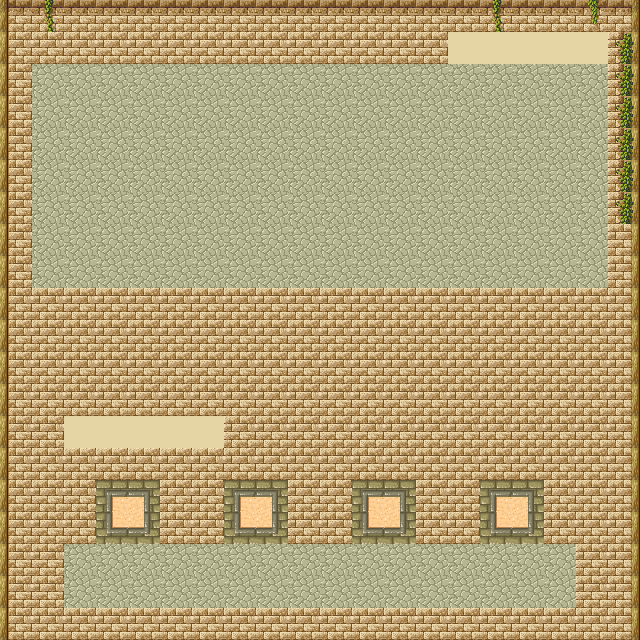

Tiled map render using the project's own tile images. Description and the map definition, with tile-layer contents summarised, below:
An orthogonal 20x20 tile map with 32x32 px tiles, 1 tile layer (Tile Layer 1), 2 tilesets.

<map version="1.0" orientation="orthogonal" renderorder="right-down" width="20" height="20" tilewidth="32" tileheight="32">
 <tileset firstgid="1" name="hyptosis_til-art-batch-2" tilewidth="32" tileheight="32">
  <image source="tilesets/hyptosis_til-art-batch-2.png" trans="ff00ff" width="960" height="960" />
 </tileset>
 <tileset firstgid="901" name="tmw_desert_spacing" tilewidth="32" tileheight="32" spacing="1" margin="1">
  <image source="tilesets/tmw_desert_spacing.png" trans="ff00ff" width="265" height="199" />
 </tileset>
 <layer name="Tile Layer 1" width="20" height="20">
  <data>[400 cells, 400 non-empty, 15 distinct tile ids]</data>
 </layer>
</map>
